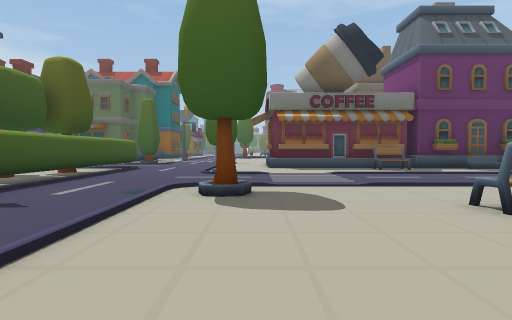
View 1 (above)

24 first-person views from a walk through a scene from a Unity 3-D project. The camera is 1.3 m above the floor, tilts 2° down and sees 80° across. The floor is counted in squares, 2 m on a side. Each view is taken from the middle of a square. On the plan, view 1 faces up. The plan holds only what a view shows up to about 10 squares ahead; the rest is blank. The place goes on beyond the plan. The player is left out.

View 2
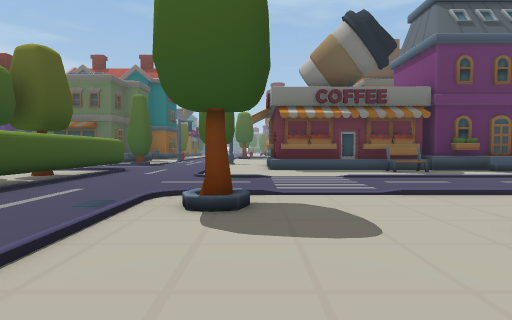

View 3
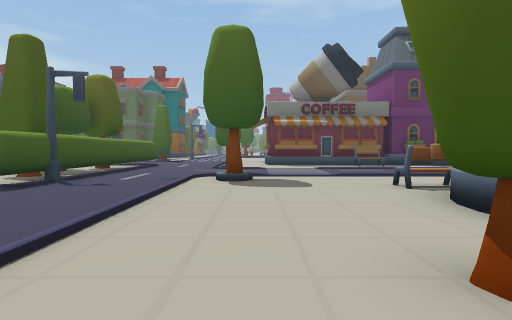

View 4
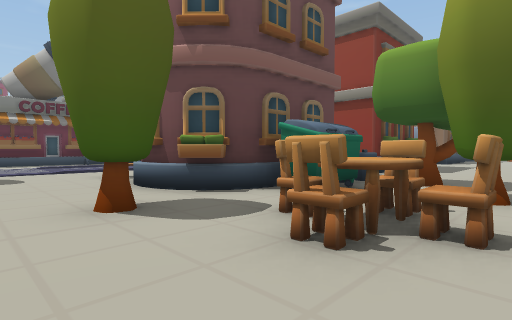

View 5
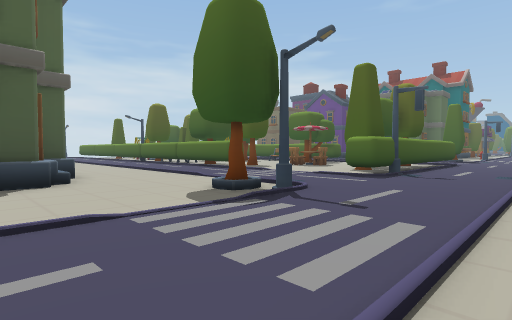

View 6
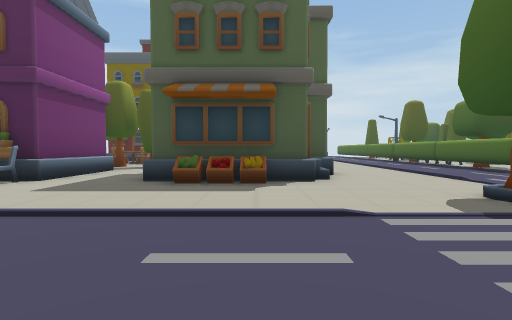

View 7
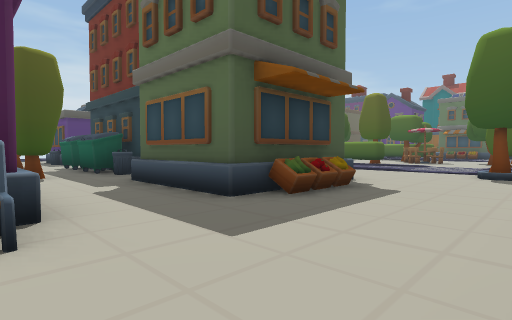

View 8
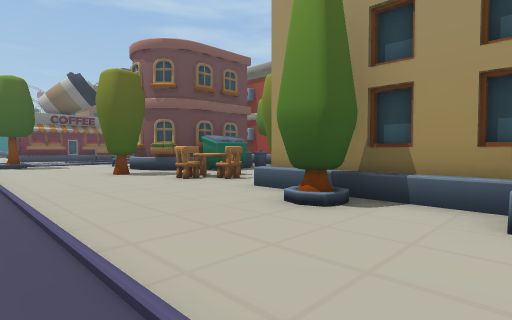

View 9
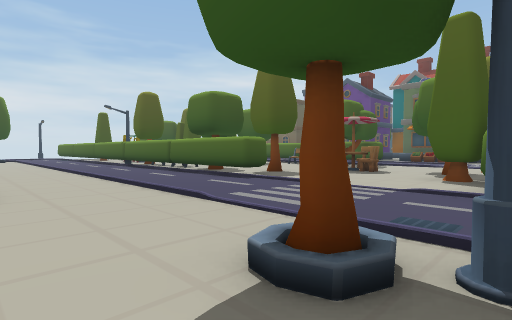

View 10
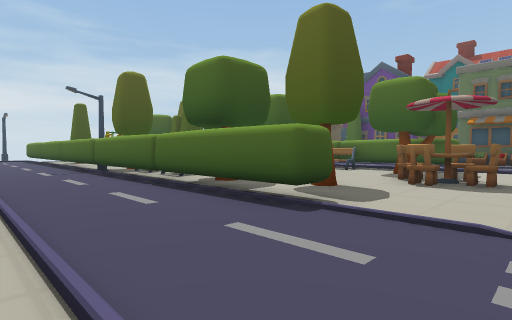

View 11
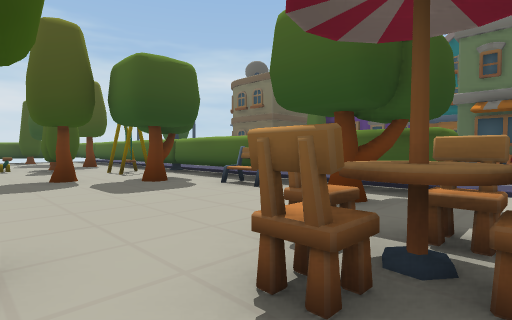

View 12
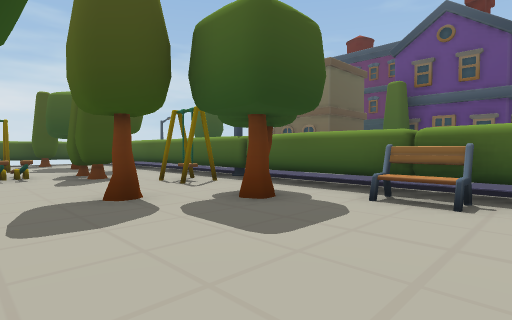

View 13
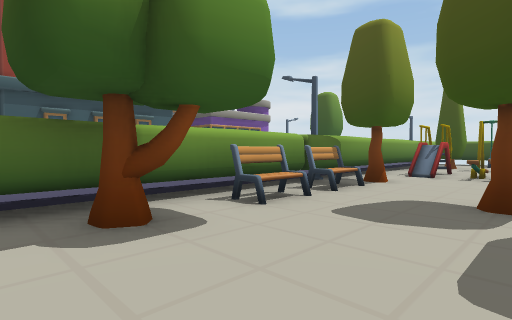

View 14
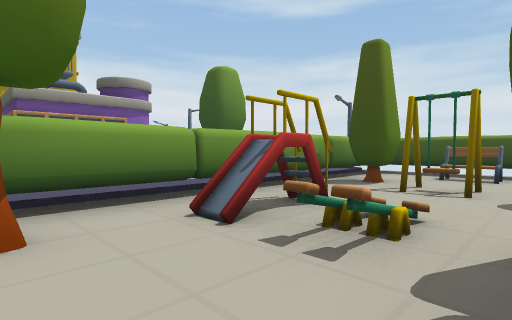

View 15
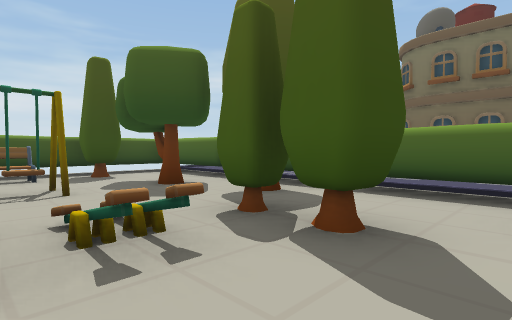

View 16
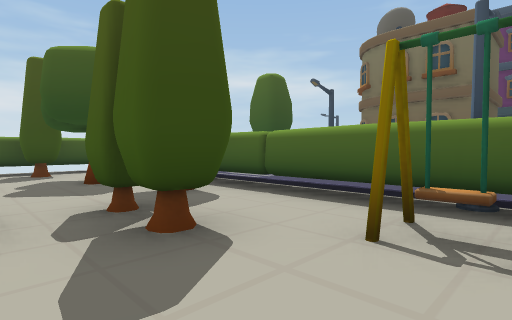

View 17
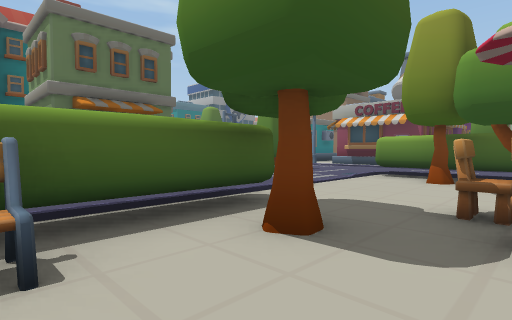

View 18
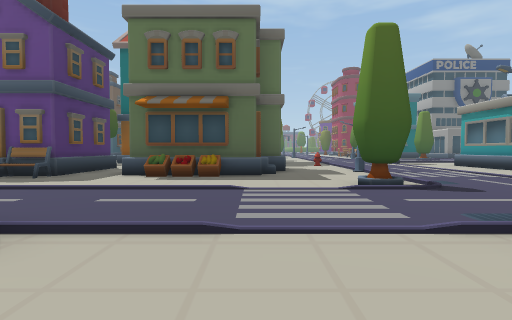

View 19
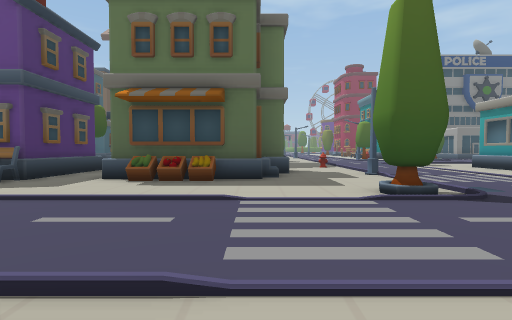

View 20
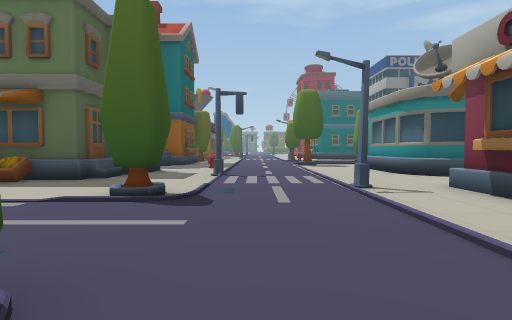

View 21
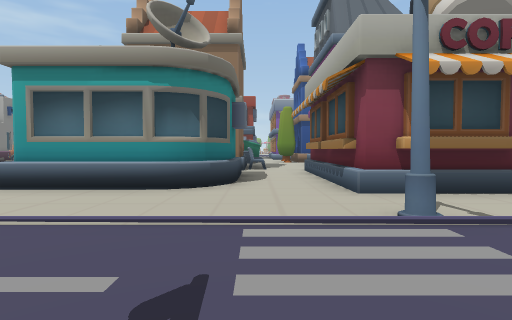

View 22
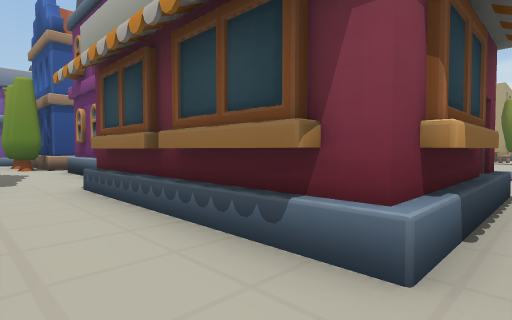

View 23
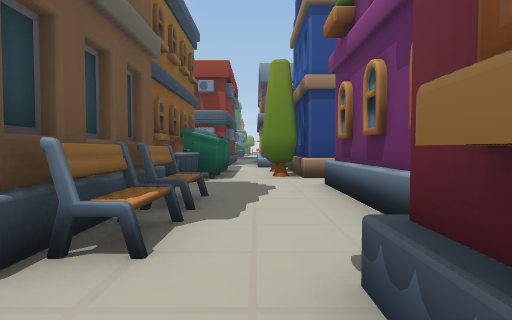

View 24
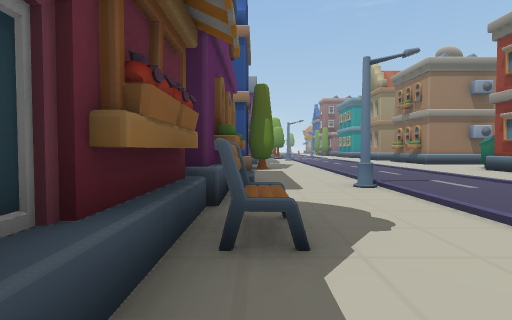

### Floor plan
Key: @ floor where view 1 was taken; # wall or solid block; x gap in a wall; . main floor; : floor 0.25 m higher than the main floor; / step, stairs or slope; ^ raised ledge; T thing the floor can be seen under or through; R tree; B building; O other object.
Columns run from 26 left of view 1 to 14 right of it. Each row starts with its distance up from view 1.
 19         B       B  B.......B    B
 18         B    BB B   B......BB   B
 17         B    BB.B  B..#....BBBB BBB BBBBB
 16      BBBB  BBBB.BBBB../.........#.#.####.
 15            R ^B..BB..................RRR.
 14               .......R/..#.#####.....RRRB
 13                /////.R/....#    BBBB BB
 12        ...... .............#    B
 11      ......................###^#BBBB B
 10 #### TTTTTTTTTTTT.....T.......^#.....BRR
  9 #.....R..TT...^.R....RT..R.............
  8 #R.RR....TT.R...R....TT..R/./////#/////
  7 #R.....RR..R.....^^.R T................
  6 ##..#.:x.........#...TT................
  5 #..##.##........R...RRT...R....   .....
  4 #..R.....R^T^.R.......#........    ....
  3   ###TTTTTTTTTTTT///./#......#      ...
  2    ..........................B       B#
  1        ......................B    B
  0           .........../#...@R.BBBB BBBB
 -1           ...........R/....R..##^ .  .
 -2                  B...........#..R......
 -3     BBBBB BBBBB  BBB../.....^^.RR......
 -4       B B          B../.....x...
 -5         B  BBBB    B../.....#
 -6           ####^.BBBB../.....#
 -7          O............/ ...R#
 -8               R......./ ....#
 -9                 BBBB../ ...^#

Positions as (right, up) in squares from view 1, and headings:
1: (0, 0), facing up
2: (0, 1), facing up
3: (0, -2), facing up
4: (0, -4), facing up-right
5: (-1, -4), facing up-left
6: (-1, -4), facing left
7: (-4, -9), facing up-left
8: (-2, -9), facing up-right
9: (-4, -2), facing up-left
10: (-7, 0), facing up-left
11: (-8, 5), facing up-left
12: (-11, 5), facing up-left
13: (-11, 7), facing down-left
14: (-17, 7), facing down-left
15: (-17, 5), facing up-left
16: (-16, 6), facing up-left
17: (-12, 7), facing up-right
18: (-7, 8), facing up
19: (-7, 9), facing up
20: (-3, 9), facing up
21: (-4, 16), facing right
22: (0, 16), facing down-right
23: (4, 15), facing right
24: (2, 10), facing right
